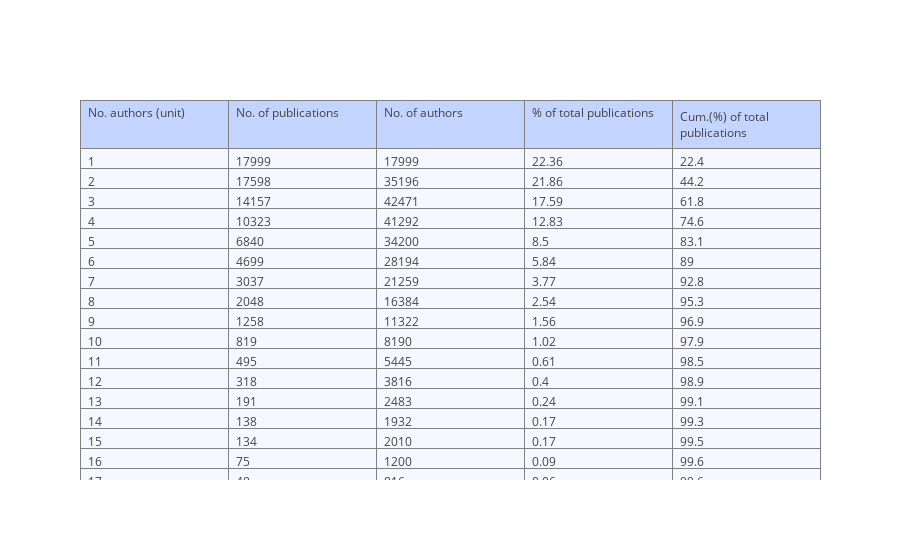
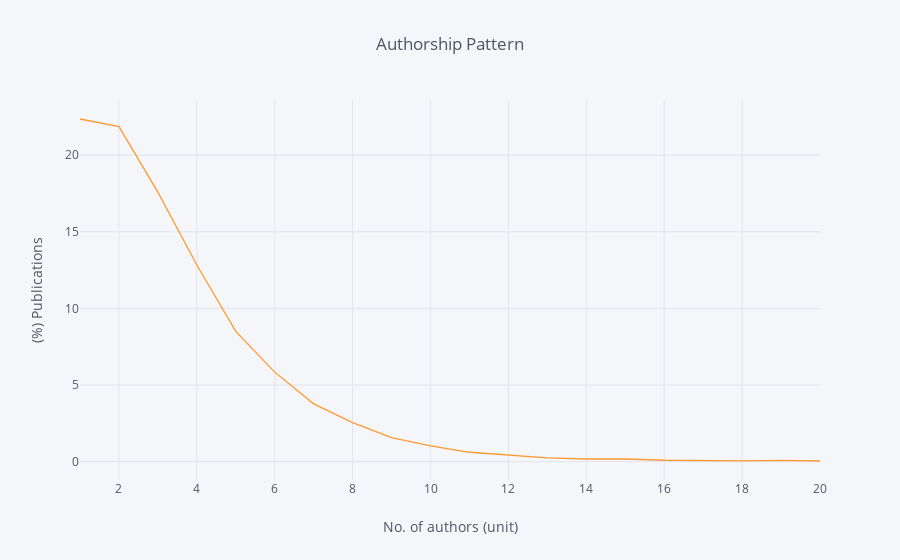

Write notebook code for charts like these, in order.
### Markdown cell above
### Authorship Pattern

### Code cell
# plot authorship pattern
cutoff_unit = 20
visual.plot_authorship_ptrn(cutoff_unit)

### Figure 1 — Plotly figure (JSON) as saved in the notebook; plotly's stock layout.template omitted (floating-point values rounded to 4 significant figures)
{"data": [{"cells": {"align": ["left", "left", "left", "left", "left"], "fill": {"color": "#F5F8FF"}, "values": [[1, 2, 3, 4, 5, 6, 7, 8, 9, 10, 11, 12, 13, 14, 15, 16, 17, 18, 19, 20, ">20"], [17999, 17598, 14157, 10323, 6840, 4699, 3037, 2048, 1258, 819, 495, 318, 191, 138, 134, 75, 48, 41, 62, 35, 174], [17999, 35196, 42471, 41292, 34200, 28194, 21259, 16384, 11322, 8190, 5445, 3816, 2483, 1932, 2010, 1200, 816, 738, 1178, 700, 6809], [22.36, 21.86, 17.59, 12.83, 8.5, 5.84, 3.77, 2.54, 1.56, 1.02, 0.61, 0.4, 0.24, 0.17, 0.17, 0.09, 0.06, 0.05, 0.08, 0.04, 0.22], [22.4, 44.2, 61.8, 74.6, 83.1, 89, 92.8, 95.3, 96.9, 97.9, 98.5, 98.9, 99.1, 99.3, 99.5, 99.6, 99.6, 99.7, 99.7, 99.8, 100]]}, "header": {"align": ["left", "left", "left", "left", "left"], "fill": {"color": "#C2D4FF"}, "values": ["No. authors (unit)", "No. of publications", "No. of authors", "% of total publications", "Cum.(%) of total publications"]}, "type": "table", "uid": "a88e3fa6-5959-4a64-a2a0-8bdd8eae9e72"}], "layout": {}}

### Figure 2 — Plotly figure (JSON) as saved in the notebook; plotly's stock layout.template omitted (floating-point values rounded to 4 significant figures)
{"data": [{"line": {"color": "rgba(255, 153, 51, 1.0)", "dash": "solid", "shape": "linear", "width": 1.3}, "mode": "lines", "name": "% of total publications", "text": "", "type": "scatter", "uid": "fece6f03-2494-494c-b244-a557266167d6", "x": [1, 2, 3, 4, 5, 6, 7, 8, 9, 10, 11, 12, 13, 14, 15, 16, 17, 18, 19, 20, ">20"], "y": [22.36, 21.86, 17.59, 12.83, 8.5, 5.84, 3.77, 2.54, 1.56, 1.02, 0.61, 0.4, 0.24, 0.17, 0.17, 0.09, 0.06, 0.05, 0.08, 0.04, 0.22]}], "layout": {"legend": {"bgcolor": "#F5F6F9", "font": {"color": "#4D5663"}}, "paper_bgcolor": "#F5F6F9", "plot_bgcolor": "#F5F6F9", "title": {"font": {"color": "#4D5663"}, "text": "Authorship Pattern"}, "xaxis": {"gridcolor": "#E1E5ED", "showgrid": true, "tickfont": {"color": "#4D5663"}, "title": {"font": {"color": "#4D5663"}, "text": "No. of authors (unit)"}, "zerolinecolor": "#E1E5ED"}, "yaxis": {"gridcolor": "#E1E5ED", "showgrid": true, "tickfont": {"color": "#4D5663"}, "title": {"font": {"color": "#4D5663"}, "text": "(%) Publications"}, "zerolinecolor": "#E1E5ED"}}}
